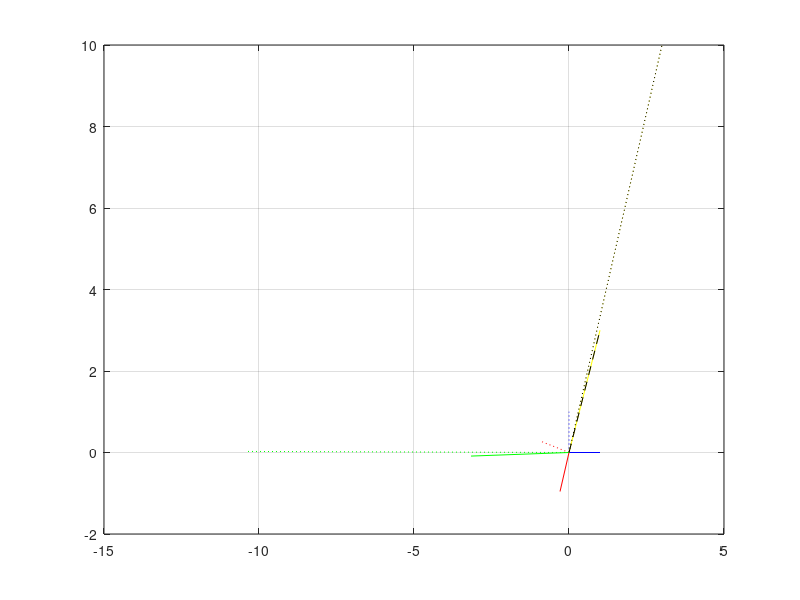
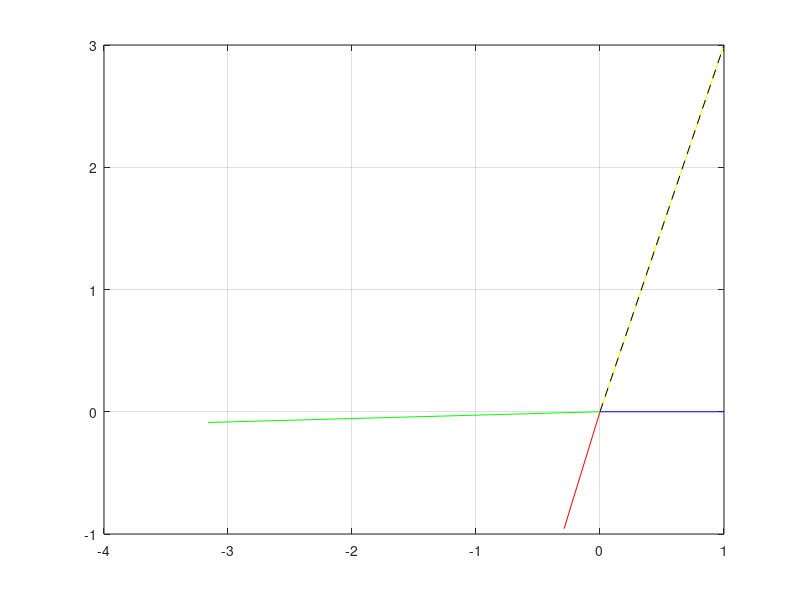

These charts were generated, in order, by the following MATLAB code:
% some svd figure things out stuff

At =[1, 3; 3 10];

[u,s,v] = svd(At)


I = eye(2);

vi = v'*I;
svi = s*vi;
usvi = u*svi;
AI = At*I
% lets look at some some plots
figure(1), 
plot([0 I(1,1)], [0 I(2,1)], 'b'), hold on
plot([0 I(1,2)], [0 I(2,2)], 'b:')
grid on

plot([0 vi(1,1)], [0 vi(2,1)], 'r'), hold on
plot([0 vi(1,2)], [0 vi(2,2)], 'r:'), 

plot([0 svi(1,1)], [0 svi(2,1)], 'g'), hold on
plot([0 svi(1,2)], [0 svi(2,2)], 'g:'), 
 
plot([0 usvi(1,1)], [0 usvi(2,1)], 'y'), hold on
plot([0 usvi(1,2)], [0 usvi(2,2)], 'y:'), 
   
plot([0 AI(1,1)], [0 AI(2,1)], 'k--'), hold on
plot([0 AI(1,2)], [0 AI(2,2)], 'k:'), 


%% First singular values and a vector
x = [1; 0];

vx = v'*x;
svx = s*vx;
usvx = u*svx;
Ax = At*x;
figure(2)
plot([0 x(1)],[0 x(2)],'b'), hold on, grid on
plot([0 vx(1)],[0 vx(2)], 'r')
plot([0 svx(1)],[0 svx(2)],'g')
plot([0 usvx(1)],[0 usvx(2)],'y')
plot([0 Ax(1)],[0 Ax(2)], 'k--')